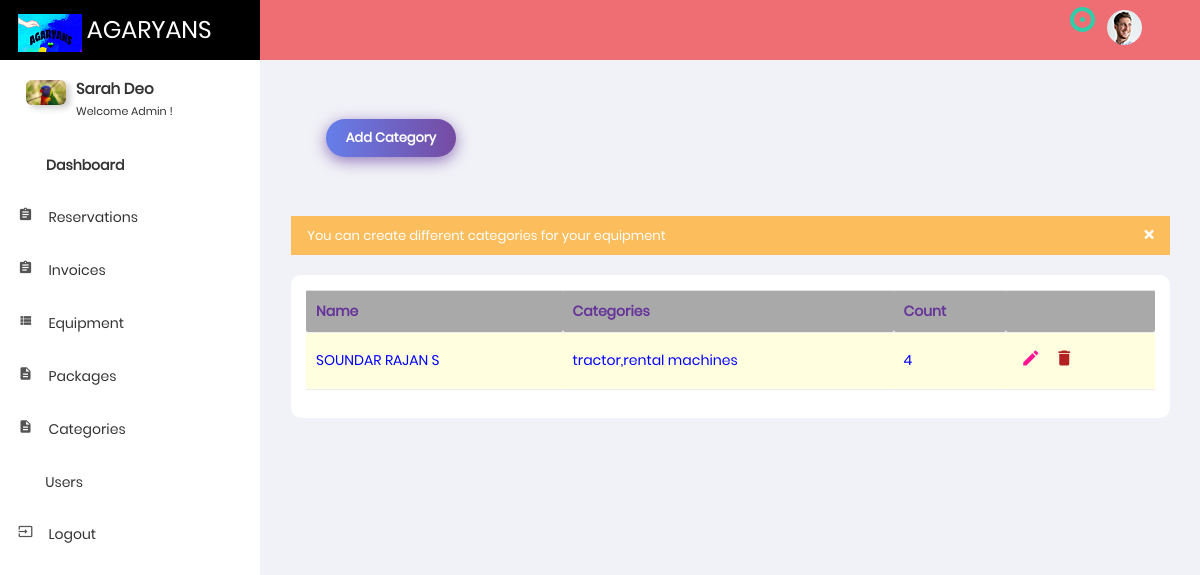
Page /ff on the committed database.
### sub_part/models.py (models this page shows, shortened)
class category(models.Model):
    name=models.CharField(max_length=1000)
    categories=models.CharField(max_length=100)
    count=models.CharField(max_length=1000)

### sub_part/views.py (the view)
# urls.py: path('ff',views.ff,name='ff'),
def ff(request):
    ex4=category.objects.all()
    return render(request,'ff.html',{'ex4':ex4})

### template/ff.html (shortened to what this page needs)
{% load static %}
<!DOCTYPE html>
<html lang="en">
<head>
    <link href="{% static 'assets/css/app.min.css' %}" rel="stylesheet">
    <link href="{% static 'assets/css/style.css' %}" rel="stylesheet" />
    <link href="{% static 'assets/css/styles/all-themes.css' %}" rel="stylesheet" />
</head>
<body class="light">
    <nav class="navbar">
        <div class="container-fluid">
            <div class="navbar-header">
                <a class="navbar-brand" href="{% url 'ind' %}">
                    <img src="{% static 'assets/images/logo.png' %}" alt="" />
                    <span class="logo-name">AGARYANS</span>
                </a>
            </div>
            <div class="collapse navbar-collapse" id="navbar-collapse">
                <ul class="nav navbar-nav navbar-left">
                    <li>
                        <a href="#" onClick="return false;" class="sidemenu-collapse">
                            <i class="nav-hdr-btn ti-align-left"></i>
                        </a>
                    </li>
                </ul>
                <ul class="nav navbar-nav navbar-right">
                    <li class="fullscreen">
                        <a href="javascript:;" class="fullscreen-btn">
                            <i class="nav-hdr-btn ti-fullscreen"></i>
                        </a>
                    </li>
                    <li class="dropdown">
                        <a href="#" onClick="return false;" class="dropdown-toggle" data-toggle="dropdown" role="button">
                            <i class="nav-hdr-btn ti-bell"></i>
                       		<span class="notify"></span>
                            <span class="heartbeat"></span>
                        </a>
                    </li>
                    <li class="dropdown user_profile">
                        <div class="dropdown-toggle" data-toggle="dropdown">
                            <img src="{% static 'assets/images/user.jpg' %}" alt="user">
                        </div>
                    </li>
                    <li class="pull-right">
                        <a href="#" onClick="return false;" class="js-right-sidebar" data-close="true">
                            <i class="nav-hdr-btn ti-layout-grid2"></i>
                        </a>
                    </li>
                </ul>
            </div>
        </div>
    </nav>
    <div>
        <aside id="leftsidebar" class="sidebar">
            <div class="menu">
                <ul class="list">
                    <li>
                        <div class="sidebar-profile clearfix">
                            <div class="profile-img">
                                <img src="{% static 'assets/images/usrbig.jpg' %}" alt="profile">
                            </div>
                            <div class="profile-info">
                                <h3>Sarah Deo</h3>
                                <p>Welcome Admin !</p>
                            </div>
                        </div>
                    </li>
                    <li class="active">
                        <a href="{% url 'ind' %}" >
                            <i class="menu-icon ti-home"></i>
                            <span>Dashboard</span>
                        </a>
                        <a href="{% url 'reser' %}" >
                            <i class="material-icons">assignment</i>
                            <span>Reservations</span>
                        </a>
                        <a href="{% url 'invo' %}" class="active">
                            <i class="material-icons">assignment</i>
                            <span>Invoices</span>
                        </a>
                         <a href="{% url 'one' %}" >
                            <i class="material-icons">view_list</i>
                            <span>Equipment</span>
                        </a>
                         <a href="{% url 'tee' %}">
                             <i class="material-icons">description</i>
                            <span>Packages</span>
                        </a>
                         <a href="{% url 'ff' %}" class="active" >
                             <i class="material-icons">description</i>
                            <span>Categories</span>
                        </a>
                         <a href="{% url 'gg' %}">
                            <i class="fas fa-user-friends"></i>
                            <span>Users</span>
                        </a>
                         <a href="{% url 'logout' %}" >
                            <i class="material-icons">input</i>
                            <span>Logout</span>
                        </a>
                    </li>
                </ul>
            </div>
        </aside>
    </div>
    <br> <br>
            <section class="content">
        <div class="container-fluid">
            <div class="col-xs-12 col-sm-6 col-md-6 col-lg-6">
                                <a href="{% url 'hh' %}">    <button type="button" class="btn-hover btn-border-radius color-3" data-toggle="modal" data-target=".bd-example-modal-lg">Add
                                  Category </button></a></div><br><br>
           <div class="alert alert-warning alert-dismissible" role="alert">
                                <button type="button" class="close" data-dismiss="alert" aria-label="Close">
                                    <span aria-hidden="true">&times;</span>
                                </button>
                                You can create different categories for your equipment
                            </div>
            <div class="row">
                <div class="col-xs-12 col-sm-12 col-md-12 col-lg-12">
                    <div class="card">
                        <div class="body">
                            <div class="table-responsive">
                                <table class="table table-hover js-basic-example contact_list">
                                    <thead>
                                        <tr style="background-color: darkgrey;color:rebeccapurple;">
                                            <th>Name</th>
                                            <th>Categories</th>
                                            <th>Count</th>
                                            <th></th>
                                        </tr>
                                    </thead>
                                    <tbody>
                                        {% for i in ex4 %}
                                        <tr style="color:blue;background-color: lightyellow;">
                                        <td>{{i.name}}</td>
                                        <td>{{i.categories}}</td>
                                        <td>{{i.count}}</td>
                                            <td>
                                                <button class="btn tblActnBtn">
                                                    <i class="material-icons"><a href="edit_category/{{i.id}}" style="color: deeppink;">mode_edit</a></i>
                                                </button>
                                                <button class="btn tblActnBtn">
                                                    <i class="material-icons"><a href="delete_category/{{i.id}}" style="color: firebrick;">delete</a></i>
                                                </button>
                                            </td>
                                        </tr>
                                        {% endfor %}
                                    </tbody>
                                </table>
                            </div>
                        </div>
                    </div>
                </div>
            </div>
</div>
</section>
</body>

### rows in the picture
category: name "SOUNDAR RAJAN S", categories "tractor,rental machines", count "4"
